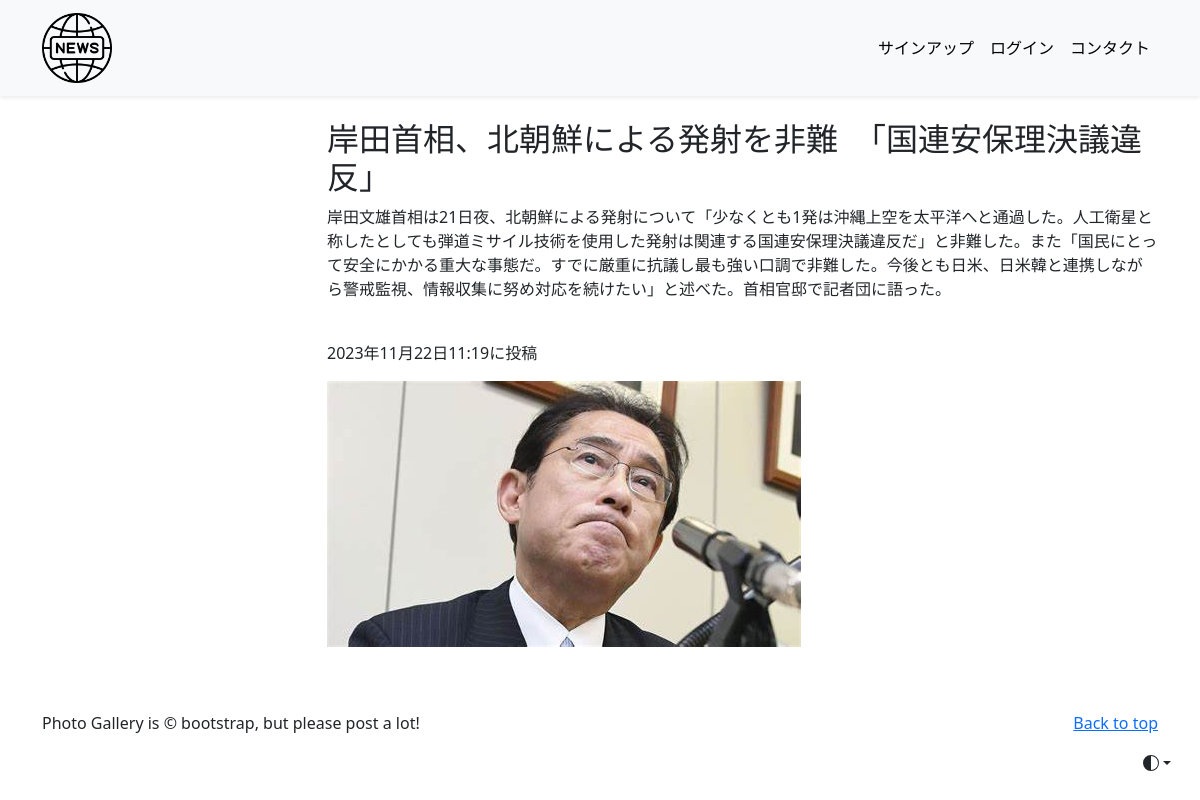
Page /photo-detail/9 on the committed database.
### photo/models.py (models this page shows, shortened)
class PhotoPost(models.Model):
    user=models.ForeignKey(
        CustomUser,
        verbose_name='ユーザー',
        on_delete=models.CASCADE
    )
    category=models.ForeignKey(
        Category,
        verbose_name='カテゴリ',
        on_delete=models.PROTECT
    )
    title=models.CharField(
        verbose_name='タイトル',
        max_length=200
    )
    comment=models.TextField(
        verbose_name='コメント',
    )
    image1=models.ImageField(
        verbose_name='イメージ1',
        upload_to='photos'
    )
    image2=models.ImageField(
        verbose_name='イメージ2',
        upload_to='photos',
        blank=True,
        null=True
    )
    posted_at=models.DateTimeField(
        verbose_name='投稿日時',
        auto_now_add=True
    )

### photo/views.py (the view)
# urls.py: path('photo-detail/<int:pk>',views.DetailView.as_view(),name='photo_detail'),
class DetailView(DetailView):
    template_name='detail.html'
    model=PhotoPost

### photo/templates/detail.html (shortened to what this page needs)
{% extends 'base.html' %}
    {% block contents %}
    <br>
    <div class="container">
        <div class="row">
            <div class="col offset-3">
                <h2>{{object.title}}</h2>
                <p>{{object.comment}}</p>
                <br>
                <p>{{object.posted_at}}に投稿</p>
                <p><img src="{{ object.image1.url }}"></img></p>
            </div>
        </div>
    </div>
    {% endblock %}

### rows in the picture
PhotoPost: title "岸田首相、北朝鮮による発射を非難 「国連安保理決議違反」", comment "岸田文雄首相は21日夜、北朝鮮による発射について「少なくとも1発は沖縄上空を太平洋へと通過した。人工衛星と称したとしても弾道ミサイル技術を使用した発射は関連する国連安保理決議違反だ」と非難した。また「国民にとって安全にかかる重大な事態だ。すでに厳重に抗議し最も強い口調で非難した。今後とも日米、日米韓と連携しながら警戒監視、情報収集に努め対応を続けたい」と述べた。首相官邸で記者団に語った。", posted_at "2023年11月22日11:19", image1 (picture)
